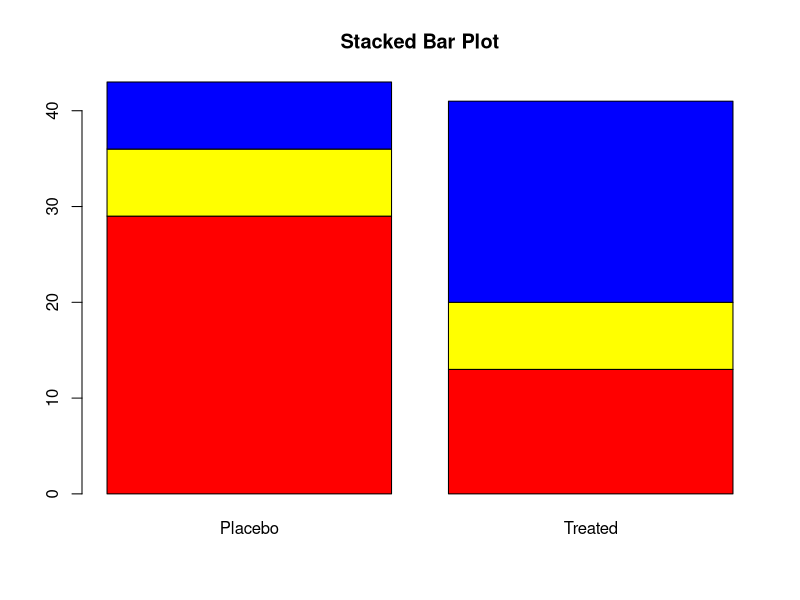
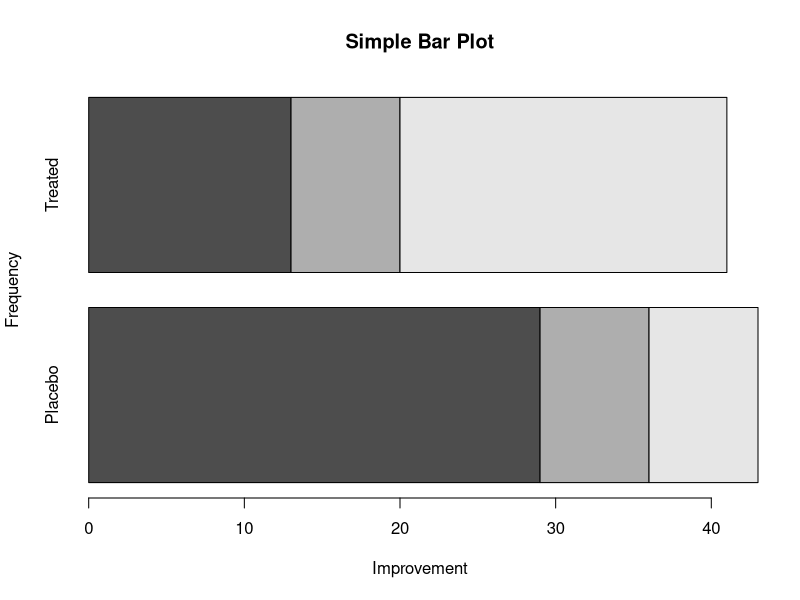
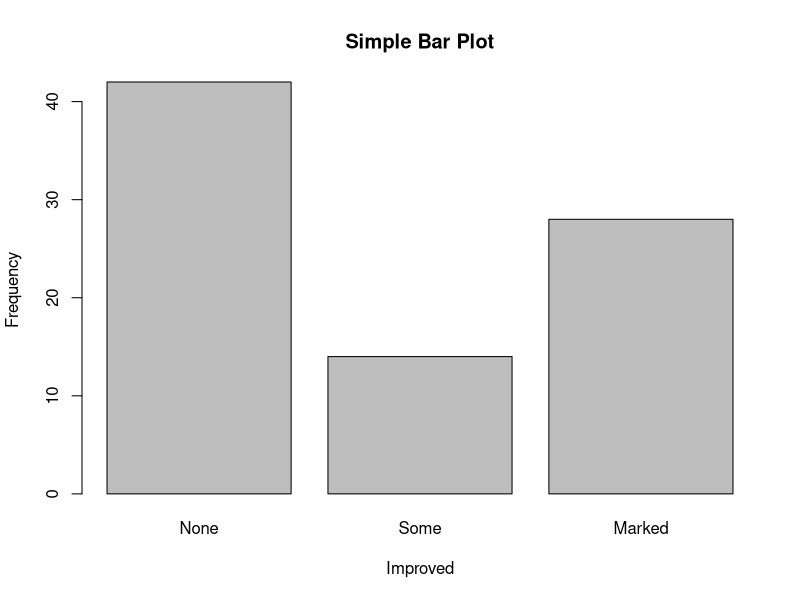
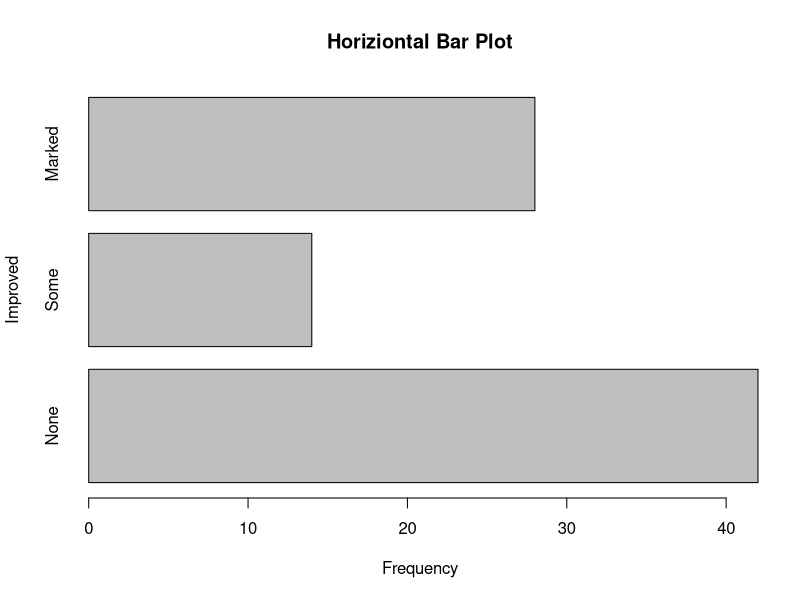
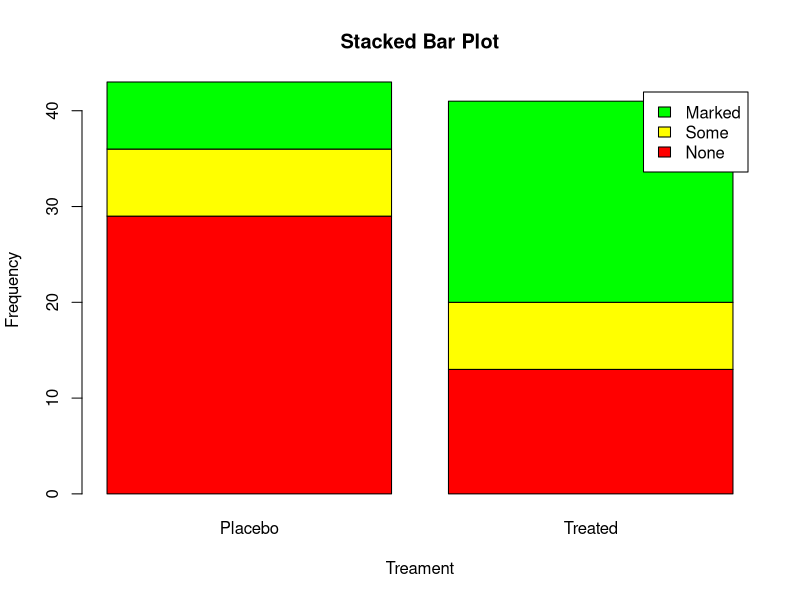
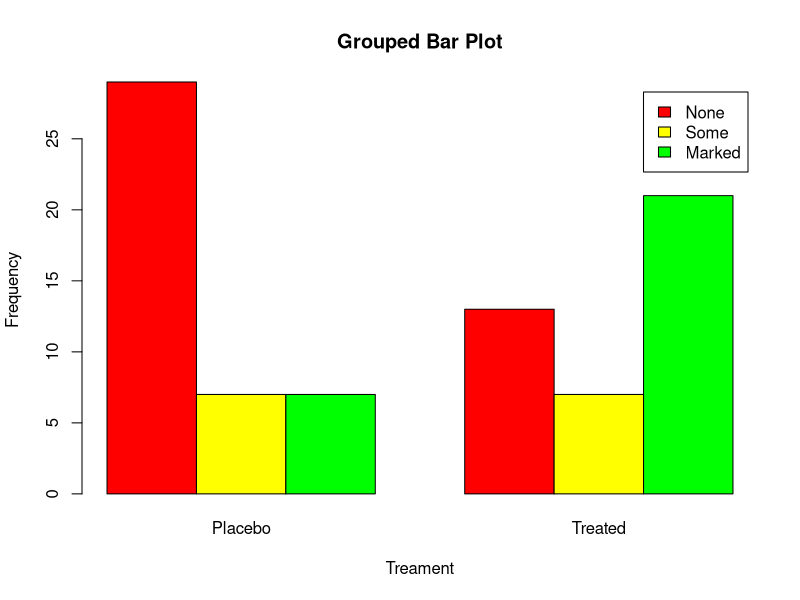

These figures' R source, in order: (Note: this script raises an error after producing the figures.)
library(vcd)
attach(Arthritis)
counts<-table(Improved,Treatment)  #table可以计算频数

##ggplot可以画出来3D图


#stack barplot
barplot(counts,
        main = "Stacked Bar Plot",  
        col=c('red','yellow','blue'))
#注意main要使用双引号，不然会报错


# 水平条形图
barplot(counts,main= "Simple Bar Plot",
        xlab = 'Improvement',ylab='Frequency',horiz=TRUE)

plot(Improved,main="Simple Bar Plot",
     xlab="Improved",ylab="Frequency")

plot(Improved,horiz=TRUE,main="Horiziontal Bar Plot",
     ylab="Improved",xlab="Frequency")





### 堆砌条形图
barplot(counts,
        main="Stacked Bar Plot",
        xlab="Treament",ylab="Frequency",
        col = c("red","yellow","green"),
        legend=rownames(counts))

barplot(counts,
        main="Grouped Bar Plot",
        xlab="Treament",ylab="Frequency",
        col = c("red","yellow","green"),
        legend=rownames(counts),beside = TRUE)
detach(Arthritis)

#-Bar plot for sorted mean values
attach(states)
detach(states)
states<-data.frame(state.region,state.x77)
means<-aggregate(states$Illiteracy,
                 by=list(state.region),FUN=mean)
means
means<-means[order(means$x),]

barplot(means$x,names.arg = means$Group.1)
title("Mean Illiteracy Rate")

library(vcd)
attach(Arthritis)
counts<-table(Treament,Improved)
spine(counts,main="Spinogram Example")  #棘状图
detach(Arthritis)

#扇形图
par(mforw(2,2))
slices<-c(10,12.4,16,8)
lbls<-c("us","UK","Australia","Germany","France")
pie(slices,labels = lbls,
    main="Simple Pie Chart")

#带百分比
pct<-round(slices/sum(slices)*100)
lbls2<-paste(lbls," ",pct,"%",sep="")
pie(slices,labels=lbls2,col=rainbow(length(lbls2)),
    main="Pie Chart with Percentages")

library(plotrix)
pie3D(slices, labels=lbls,explode=0.1,
      main="3D Pie Chart ")

#带上频数
mytable<-table(state.region)
lbls3<-paste(names(mytable),"\n",mytable,sep = "")
pie(mytable,labels=lbls3,
    main="Pie Chart from a Table \n (with sample sizes)")


library(plotrix)
slices <- c(10, 12,4, 16, 8)
lbls <- c("US", "UK", "Australia", "Germany", "France")
fan.plot(slices, labels = lbls, main="Fan Plot")

#简单直方图实例
hist(mtcars$mpg)

#对直方图进行区间设置，柱子的粗细
hist(mtcars$mpg,
     breaks=12, #breaks对区间进行区分
     col="red",
     xlab="Miles Per Gallon",
     main="Colored histogram with 12 bins")

#y轴前面是频数，现在是频率
hist(mtcars$mpg,
     freq=FALSE,
     breaks=12,
     col="red",
     xlab="Miles Per Gallon",
     main="Histogram, rug plot, density curve")
#rug()函数可以在下面显示频数
rug(jitter(mtcars$mpg))
#加上密度曲线
lines(density(mtcars$mpg), col="blue", lwd=2)

#如果刻度不匹配
hist(mtcars$mpg,
     breaks=12, #breaks对区间进行区分
     col="red",
     xlab="Miles Per Gallon",
     main="Colored histogram with 12 bins")
lines(density(mtcars$mpg), col="blue", lwd=2)  #利用非参数估计来算出来核密度图
#刻度不匹配


x <- mtcars$mpg
h<-hist(x,breaks=12,
        col="red",
        xlab="Miles Per Gallon",
        main="Histogram with normal curve and box")
xfit<-seq(min(x),max(x),length=40)
yfit<-dnorm(xfit,mean=mean(x),sd=sd(x))
yfit <- yfit*diff(h$mids[1:2])*length(x)  #密度函数值转化为频数,
lines(xfit, yfit, col="blue", lwd=2)
box()


# Listing 6.7 - Kernel density plot 画核密度曲线
d <- density(mtcars$mpg) # returns the density data
plot(d) # plots the results
d <- density(mtcars$mpg)
plot(d, main="Kernel Density of Miles Per Gallon")  #加上title
polygon(d, col="red", border="blue")  #填充颜色
rug(mtcars$mpg, col="brown") #x轴上带上频数


# Listing 6.8 - Comparing kernel density plots#不同的核密度比较
par(lwd=2)
library(sm)  #利用sm包可以同时画多条核密度图
attach(mtcars)
# create value labels
cyl.f <- factor(mtcars$cyl, levels= c(4, 6, 8),
                labels = c("4 cylinder", "6 cylinder", "8 cylinder"))


# plot densities
library(sm)
sm.density.compare(mpg, cyl, xlab="Miles Per Gallon")
title(main="MPG Distribution by Car Cylinders")

# add legend via mouse click
colfill<-c(2:(2+length(levels(cyl.f))))
cat("Use mouse to place legend...","\n\n")
legend(locator(1), levels(cyl.f), fill=colfill)  #由鼠标位置添加图例
detach(mtcars)
par(lwd=1)



### 箱线图  显示四分位数和奇异值
# parallel box plots
boxplot(mpg~cyl,data=mtcars,
        main="Car Milage Data",
        xlab="Number of Cylinders",
        ylab="Miles Per Gallon")

# notched box plots  #花里胡哨，丑的一匹
boxplot(mpg~cyl,data=mtcars,
        notch=TRUE,
        varwidth=TRUE,
        col="red",
        main="Car Mileage Data",
        xlab="Number of Cylinders",
        ylab="Miles Per Gallon")

# Listing 6.9 - Box plots for two crossed factors
# create a factor for number of cylinders
mtcars$cyl.f <- factor(mtcars$cyl,
                       levels=c(4,6,8),
                       labels=c("4","6","8"))
# create a factor for transmission type
mtcars$am.f <- factor(mtcars$am,
                      levels=c(0,1),
                      labels=c("auto","standard"))
# generate boxplot
boxplot(mpg ~ am.f *cyl.f,
        data=mtcars,
        varwidth=TRUE,
        col=c("gold", "darkgreen"),
        main="MPG Distribution by Auto Type",
        xlab="Auto Type")


# Listing 6.10 - Violin plots   小提琴图
library(vioplot)
x1 <- mtcars$mpg[mtcars$cyl==4]
x2 <- mtcars$mpg[mtcars$cyl==6]
x3 <- mtcars$mpg[mtcars$cyl==8]
vioplot(x1, x2, x3,
        names=c("4 cyl", "6 cyl", "8 cyl"),
        col="gold")
title("Violin Plots of Miles Per Gallon")

# dot chart
dotchart(mtcars$mpg,labels=row.names(mtcars),cex=.7,
         main="Gas Mileage for Car Models",
         xlab="Miles Per Gallon")



# Listing 6.11 - Dot plot grouped, sorted, and colored
#样本量要小一点，太大了没有效果
x <- mtcars[order(mtcars$mpg),]
x$cyl <- factor(x$cyl)
x$color[x$cyl==4] <- "red"
x$color[x$cyl==6] <- "blue"
x$color[x$cyl==8] <- "darkgreen"
dotchart(x$mpg,
         labels = row.names(x),
         cex=.7,
         pch=19,
         groups = x$cyl,
         gcolor = "black",
         color = x$color,
         main = "Gas Mileage for Car Models\ngrouped by cylinder",
         xlab = "Miles Per Gallon")
